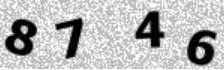
#> input picture captcha.jpg, 224 x 70 px
$ jupyter execute --allow-errors Captcha_Solver.ipynb   (shell and % lines are left out)   (older library calls are emulated)
#> lines starting #> are read from the running program, lines starting #| are printed output that depends on the picture; after the words box and inside, x2 and y2 are one past the last pixel; in counts of white or black regions, pixels touching at a corner belong together
# Captcha Solver

[cell 1]
import cv2
import keras
import numpy as np
from matplotlib import pyplot as plt

## Data Processing

### Extracting Single letters from Captcha.

[cell 2]
import os
import os.path, glob, imutils

[cell 3]
captcha_image_folder = "generated_captcha_images"
output_folder = "extracted_letter_images"

[cell 4]
# Getting a list of all the captcha images we need to process
captcha_image_files = glob.glob(os.path.join(captcha_image_folder,'*'))

[cell 5]
counts = {}

[cell 6]
# loop over the image paths
for i,image_file in enumerate(captcha_image_files):
    print("[INFO] processing image {}/{}".format(i + 1, len(captcha_image_files)))

    # grab the base filename as the text
    file_name = os.path.basename(image_file)
    correct_text = os.path.splitext(file_name)[0]

    # Load the image
    image = cv2.imread(image_file,cv2.IMREAD_GRAYSCALE)

    # Addding some extra padding around the image
    image = cv2.copyMakeBorder(image,8,8,8,8,cv2.BORDER_REPLICATE)

    # threshold the image (convert it to pure black and white)
    thresh = cv2.threshold(image, 0, 255, cv2.THRESH_BINARY_INV | cv2.THRESH_OTSU)[1]

    #Finding the contours
    contours = cv2.findContours(thresh.copy(), cv2.RETR_EXTERNAL, cv2.CHAIN_APPROX_SIMPLE)

    contours = contours[0] if imutils.is_cv2() else contours[1]
    letter_image_regions = []

    # Now we can loop through each of the four contours and extract the letter inside of each one
    for contour in contours:

        (x,y,w,h) = cv2.boundingRect(contour)
        if h == 0:
            print(x,y,w,h)
        if w/h > 1.25:

            # This contour is too wide to be a single letter!
            # Split it in half into two letter regions!

            half_width = int(w/2)
            letter_image_regions.append((x, y, half_width, h))
            letter_image_regions.append((x + half_width, y, half_width, h))

        else:
            letter_image_regions.append((x,y,w,h))

    if len(letter_image_regions)>4:
        continue

    letter_image_regions = sorted(letter_image_regions, key=lambda x: x[0])

    for box,text in zip(letter_image_regions, correct_text):

        (x,y,w,h) = box

        letter_image = image[y-2: y+h+2,x-2:x+w+2]
        saving_path = os.path.join(output_folder,text)

        # If the folder doesn't exists make it
        if not os.path.exists(saving_path):
            os.makedirs(saving_path)
        count = counts.get(text,1)

        # Writing image to file
        p = os.path.join(saving_path,f'{str(count).zfill(6)}.png')
        cv2.imwrite(p,letter_image)
        counts[text]= count + 1

[cell 7]
for i,j in counts.items():
    print(f'{i}: {j}',end= ' ')

[cell 8]
mapping = {'A': 8, 'B': 9, 'C': 10, 'D': 11, 'E': 12, 'F': 13, 'G': 14,
           'H': 15, 'J': 16, 'K': 17, 'L': 18, 'M': 19, 'N': 20, 'P': 21,
           'Q': 22, 'R': 23, 'S': 24, 'T': 25, 'U': 26,'V': 27, 'W': 28,
           'X': 29, 'Y': 30, 'Z': 31, '2':0,'3': 1, '4': 2,'5': 3, '6':4,
           '7': 5,'8': 6,
           '9': 7}

## Building and Training model

### Making training and validation data

[cell 9]
base_filename = 'extracted_letter_images'
y = np.array([])
len_letter = []
images = []
#> (the rest of this cell did not finish here and is left out)

#### Resizing images

[cell 10]
img_width, img_height = 20, 20

resized_images = [cv2.resize(img, (img_width, img_height), interpolation = cv2.INTER_CUBIC) for img in images]

#> (a cell that did not finish here is left out)

[cell 12]
y.shape

### Splitting Data into training and validation

[cell 13]
from keras.models import Sequential
from keras.layers import Conv2D,Dense,Flatten,MaxPooling2D,Dropout

[cell 14]
from sklearn.model_selection import train_test_split

#> (the rest of this cell did not finish here and is left out)

#> (a cell that did not finish here is left out)

#> (a cell that did not finish here is left out)

### Building Model

#> (a cell that did not finish here is left out)

#> (a cell that did not finish here is left out)

#> (a cell that did not finish here is left out)

### Training Model

#> (a cell that did not finish here is left out)

### Saving Model

#> (a cell that did not finish here is left out)

###  Evaluating Model

[cell 22]
def plot_model_history(model_name, history, epochs):
    print(model_name)
    plt.figure(figsize=(15, 5))

    # summarize history for accuracy
    plt.subplot(1, 2 ,1)
    plt.plot(np.arange(0, len(history['acc'])), history['acc'], 'r')
    plt.plot(np.arange(1, len(history['val_acc'])+1), history['val_acc'], 'g')
    plt.xticks(np.arange(0, epochs+1, epochs/10))
    plt.title('Training Accuracy vs. Validation Accuracy')
    plt.xlabel('Num of Epochs')
    plt.ylabel('Accuracy')
    plt.legend(['train', 'validation'], loc='best')

    plt.subplot(1, 2, 2)
    plt.plot(np.arange(1, len(history['loss'])+1), history['loss'], 'r')
    plt.plot(np.arange(1, len(history['val_loss'])+1), history['val_loss'], 'g')
    plt.xticks(np.arange(0, epochs+1, epochs/10))
    plt.title('Training Loss vs. Validation Loss')
    plt.xlabel('Num of Epochs')
    plt.ylabel('Loss')
    plt.legend(['train', 'validation'], loc='best')


    plt.show()

#> (a cell that did not finish here is left out)

## Testing the model on Outside Data

### Captcha Preprocessing

[cell 24]
from skimage.transform import resize
img_size = 20

predictions = []

img = cv2.imread('captcha.jpg', cv2.IMREAD_GRAYSCALE)
#> img is the input picture: shape (70, 224); min 0, max 255, mean 183.5
plt.imshow(img)
image = cv2.copyMakeBorder(img,8,8,8,8,cv2.BORDER_REPLICATE)
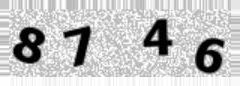
#> image: shape (86, 240); min 0, max 255, mean 194.5

thresh = cv2.threshold(image, 0, 255, cv2.THRESH_BINARY_INV | cv2.THRESH_OTSU)[1]
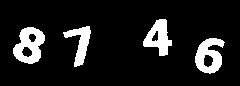
#> thresh: shape (86, 240); 11.8% white; 4 white regions

contours = cv2.findContours(thresh.copy(), cv2.RETR_EXTERNAL, cv2.CHAIN_APPROX_SIMPLE)
#> contours = 4 contours; box (x1, y1, x2, y2) and area: (13, 27, 45, 64) 780, (195, 38, 225, 74) 670, (143, 19, 172, 56) 568, (63, 26, 91, 67) 421

contours = contours[0] if imutils.is_cv2() else contours[1]
letter_image_regions = []

for contour in contours:

    (x,y,w,h) = cv2.boundingRect(contour)
    if h == 0:
        print(x,y,w,h)
    if w/h > 1.25:

        half_width = int(w/2)
        letter_image_regions.append((x, y, half_width, h))
        letter_image_regions.append((x + half_width, y, half_width, h))

    else:
        letter_image_regions.append((x,y,w,h))
#> this loop made 4 passes
#> (x, y, w, h) on passes 1 to 4: (195, 38, 30, 36), (13, 27, 32, 37), (63, 26, 28, 41), (143, 19, 29, 37)
#> after the loop, letter_image_regions = [(195, 38, 30, 36), (13, 27, 32, 37), (63, 26, 28, 41), (143, 19, 29, 37)]
#> `letter_image_regions = sorted(letter_image_regions, key=lambda x: x[0])`: letter_image_regions = [(13, 27, 32, 37), (63, 26, 28, 41), (143, 19, 29, 37), (195, 38, 30, 36)]

#> (the rest of this cell did not finish here and is left out)
